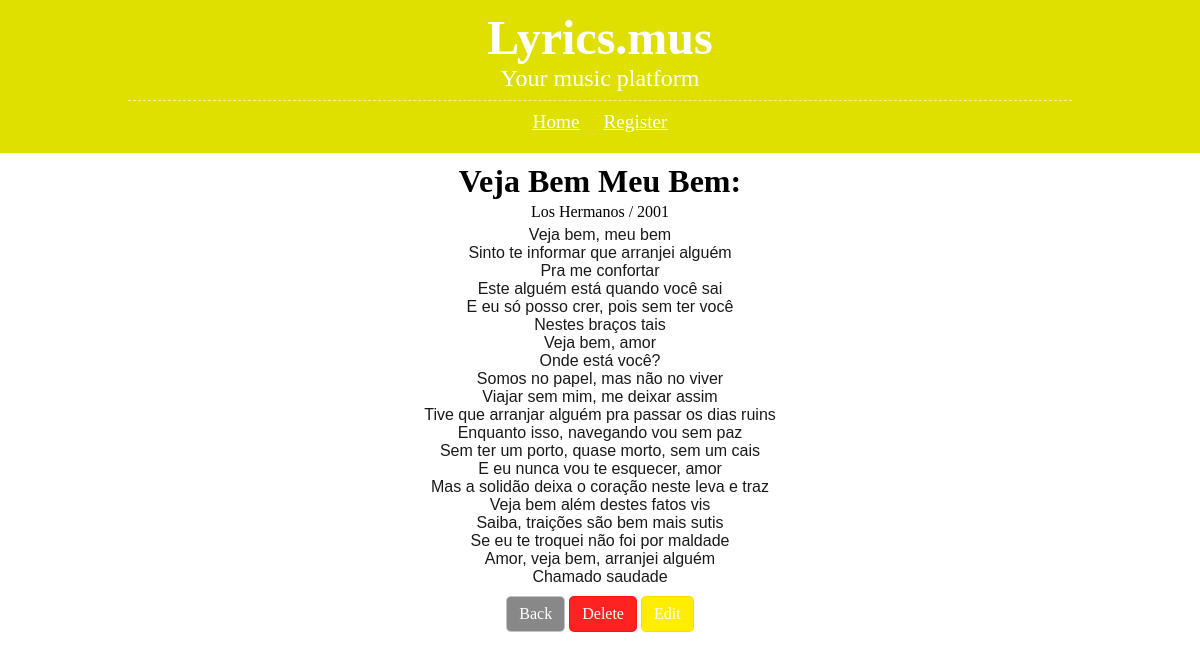
Screenshot of /music/2 with the database file from the repository.
### app/models/Music.py (models this page shows, shortened)
class Music(db.Model):
    __tablename__ = "music"
    id     = db.Column(db.Integer, primary_key=True)
    title  = db.Column(db.String(84), nullable=False)
    lyrics = db.Column(db.Text, nullable=False)
    singer = db.Column(db.String(84), nullable=False)
    year   = db.Column(db.String(4), nullable=False)

### app/views/music.py (the view)
@music_pages.route('/<int:id>')
def music(id):
    music = Music.query.filter_by(id=id).first_or_404()
    return render_template('music/music.html', music=music)

### app/templates/music/music.html
{% extends 'base.html' %}
{% block content %}
<div class="music-detail">
  <h1>{{ music.title }}:</h1>
  <p class="music-info">{{ music.singer }} / {{ music.year }}</p>
  <pre class="lyrics">{{ music.lyrics }}</pre>
  <div style="margin-top: 10px">
    <a href="{{ url_for('core.index') }}" class="btn btn-primary">Back</a>
    <a href="{{ url_for('music.delete', id=music.id) }}" class="btn btn-error">Delete</a>
    <a href="{{ url_for('music.update', id=music.id) }}" class="btn btn-warning">Edit</a>
  </div>
</div>
{% endblock %}

### app/static/css/master.css (style rules this page uses)
* { padding: 0; margin: 0; box-sizing: border-box; list-style: none; }
main > .music-detail { text-align: center; }
main > .music-detail > .music-info { margin: 3px 0 5px 0; }
main > .music-detail > .lyrics { font-family: 'Arial'; color: rgba(0, 0, 0, 0.9); }
.btn { display: inline-block; text-align: center; border: 1px solid rgba(0, 0, 0, .5); padding: 8px 12px; border-radius: 5px; text-decoration: none; color: #000; width: max-content; }
.btn-primary { background-color: #888; border: 1px solid rgba(255, 255, 255, .5); color: #FFF; }
.btn-error { background-color: #F22; border: 1px solid rgba(255, 0, 0, 0.5); color: #FFF; }
.btn-warning { background-color: #FE0; border: 1px solid rgba(255, 200, 0, 0.5); color: #FFF; }

### rows the page displays
Music: title "Veja Bem Meu Bem", singer "Los Hermanos", year "2001", lyrics "Veja bem, meu bem Sinto te informar que arranjei alguém Pra me confortar Este alguém está quando você sai E eu só posso crer, pois sem ter você Nestes braços tais Veja bem, amor Onde está você? Somos no papel, mas não no viver Viajar sem mim, me deixar assim Tive que arranjar alguém pra passar os dias ruins Enquanto isso, navegando vou sem paz Sem ter um porto, quase morto, sem um cais E eu nunca vou te esquecer, amor Mas a solidão deixa o coração neste leva e traz Veja bem além destes fatos vis Saiba, traições são bem mais sutis Se eu te troquei não foi por maldade Amor, veja bem, arranjei alguém Chamado saudade"
